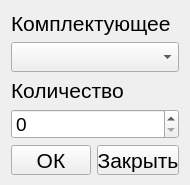
<?xml version="1.0" encoding="UTF-8"?>
<ui version="4.0">
 <class>Form</class>
 <widget class="QWidget" name="Form">
  <property name="geometry">
   <rect>
    <x>0</x>
    <y>0</y>
    <width>190</width>
    <height>185</height>
   </rect>
  </property>
  <property name="minimumSize">
   <size>
    <width>190</width>
    <height>185</height>
   </size>
  </property>
  <property name="maximumSize">
   <size>
    <width>190</width>
    <height>185</height>
   </size>
  </property>
  <property name="windowTitle">
   <string>доп. материал</string>
  </property>
  <layout class="QGridLayout" name="gridLayout_2">
   <item row="0" column="0">
    <widget class="QLabel" name="additional_label">
     <property name="font">
      <font>
       <pointsize>16</pointsize>
      </font>
     </property>
     <property name="text">
      <string>Комплектующее</string>
     </property>
    </widget>
   </item>
   <item row="1" column="0">
    <widget class="QComboBox" name="additionals">
     <property name="font">
      <font>
       <pointsize>14</pointsize>
      </font>
     </property>
    </widget>
   </item>
   <item row="2" column="0">
    <widget class="QLabel" name="count_label">
     <property name="font">
      <font>
       <pointsize>16</pointsize>
      </font>
     </property>
     <property name="text">
      <string>Количество</string>
     </property>
    </widget>
   </item>
   <item row="3" column="0">
    <widget class="QSpinBox" name="count">
     <property name="font">
      <font>
       <pointsize>14</pointsize>
      </font>
     </property>
    </widget>
   </item>
   <item row="4" column="0">
    <layout class="QHBoxLayout" name="horizontalLayout">
     <item>
      <widget class="QPushButton" name="ok">
       <property name="font">
        <font>
         <pointsize>16</pointsize>
        </font>
       </property>
       <property name="text">
        <string>ОК</string>
       </property>
      </widget>
     </item>
     <item>
      <widget class="QPushButton" name="closing">
       <property name="font">
        <font>
         <pointsize>16</pointsize>
        </font>
       </property>
       <property name="text">
        <string>Закрыть</string>
       </property>
      </widget>
     </item>
    </layout>
   </item>
  </layout>
 </widget>
 <resources/>
 <connections/>
</ui>
